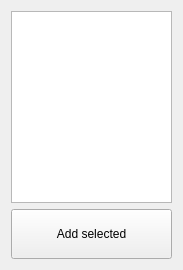
<?xml version="1.0" encoding="UTF-8"?>
<ui version="4.0">
 <class>Form</class>
 <widget class="QWidget" name="Form">
  <property name="geometry">
   <rect>
    <x>0</x>
    <y>0</y>
    <width>183</width>
    <height>270</height>
   </rect>
  </property>
  <property name="windowTitle">
   <string>Form</string>
  </property>
  <layout class="QVBoxLayout" name="verticalLayout">
   <item>
    <widget class="QListWidget" name="listWidget_add">
     <property name="editTriggers">
      <set>QAbstractItemView::NoEditTriggers</set>
     </property>
     <property name="selectionMode">
      <enum>QAbstractItemView::ExtendedSelection</enum>
     </property>
    </widget>
   </item>
   <item>
    <widget class="QPushButton" name="pushButton_add">
     <property name="sizePolicy">
      <sizepolicy hsizetype="Minimum" vsizetype="Expanding">
       <horstretch>0</horstretch>
       <verstretch>0</verstretch>
      </sizepolicy>
     </property>
     <property name="text">
      <string>Add selected</string>
     </property>
    </widget>
   </item>
  </layout>
 </widget>
 <resources/>
 <connections/>
</ui>
